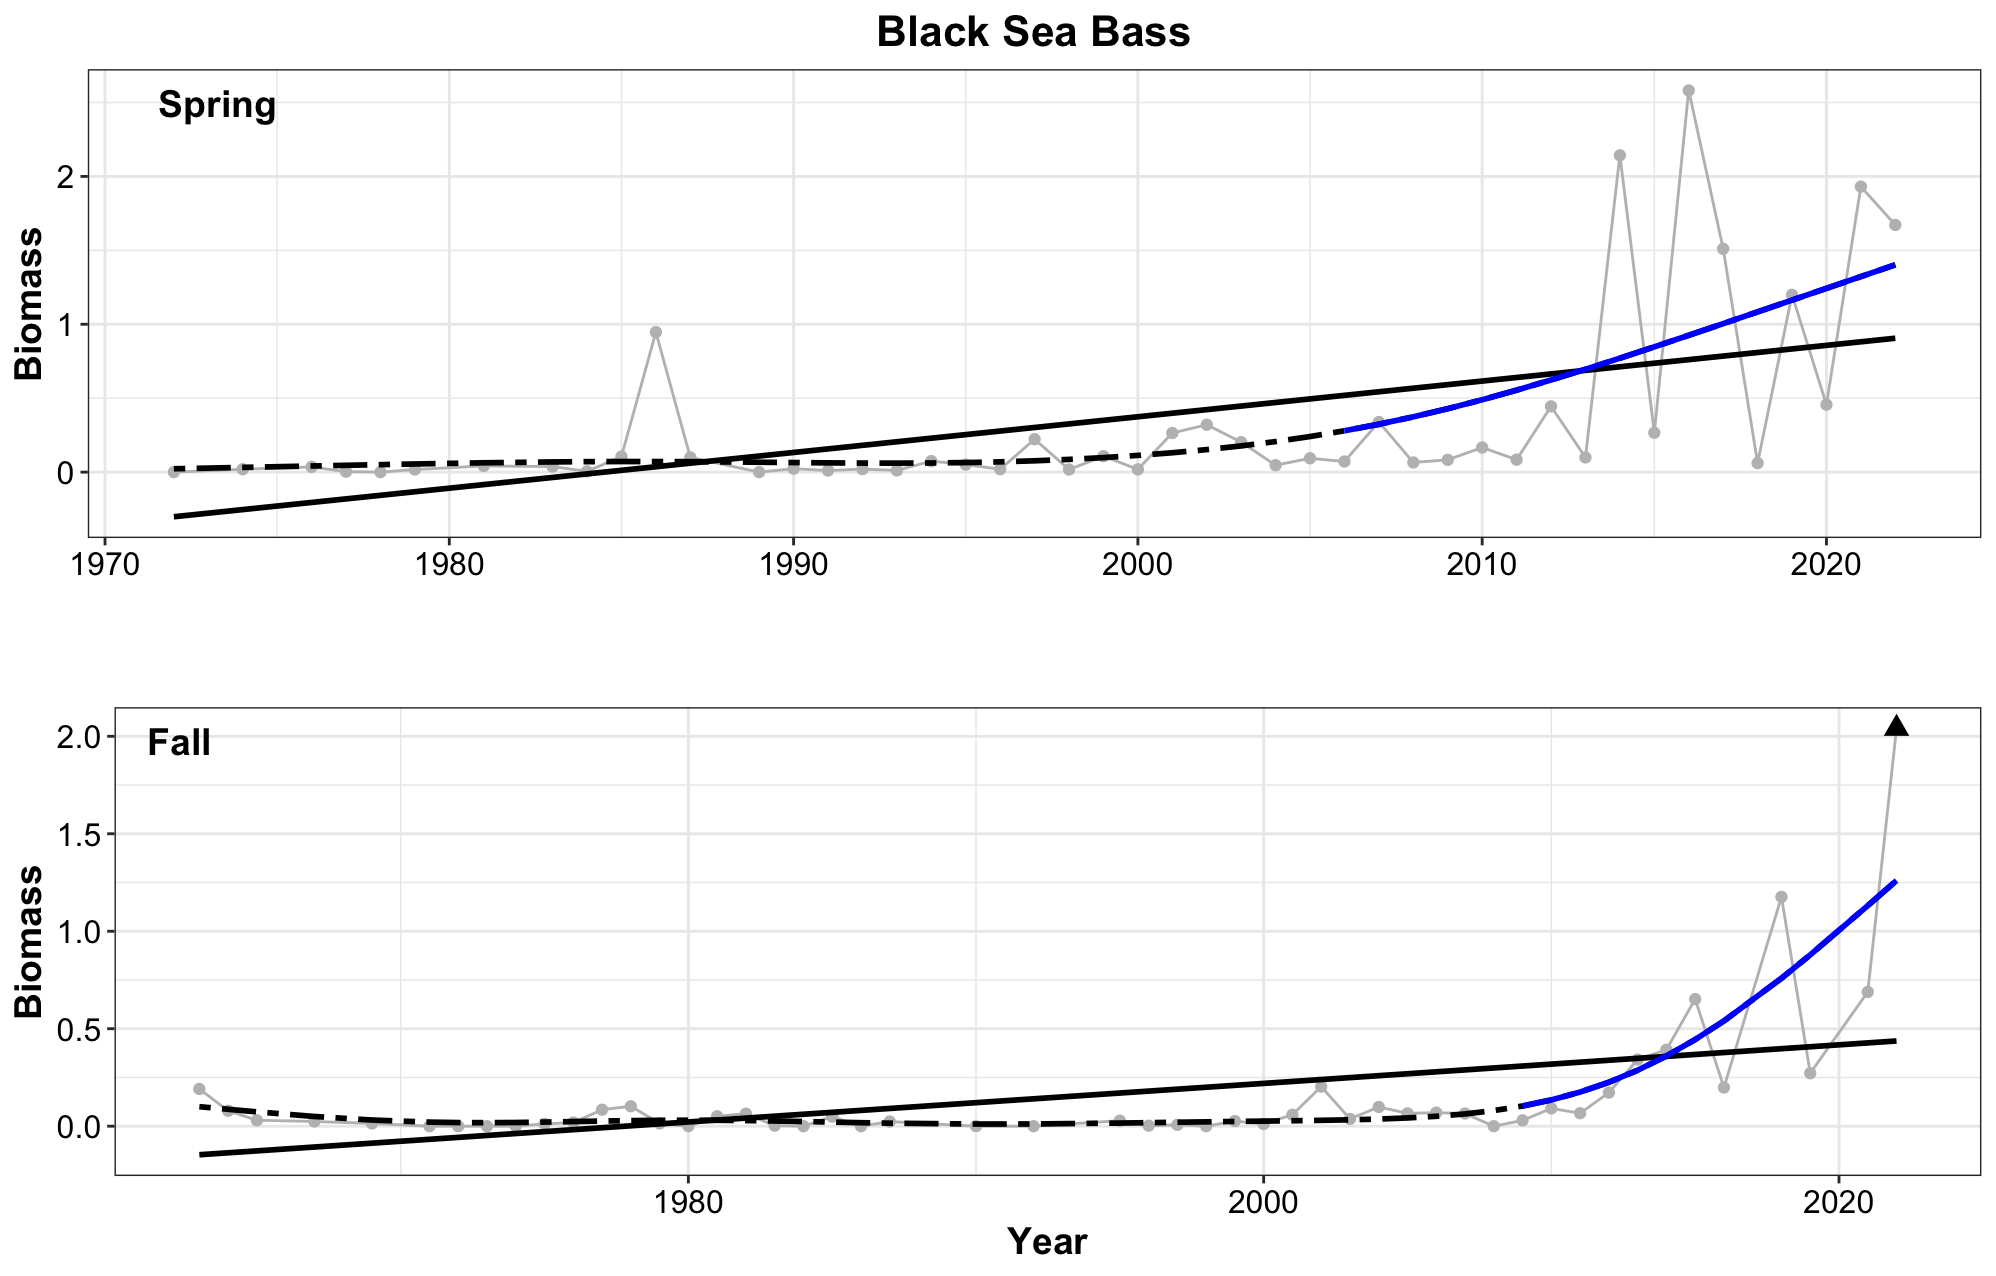

The R source for this figure:
## Figures for Black Sea Bass

## **Laura Gruenburg, lagruenburg@gmail.com**

#   **LAST UPDATED: September 29, 2023**

###load required functions
#  You will need to download the functions from here https://gist.github.com/gavinsimpson/e73f011fdaaab4bb5a30

setwd("~/Desktop/NYB Indicators/Deriv")
source("Deriv.R")
library(mgcv)
library(ggplot2)
#library(mgcViz)
library(ggpubr)

#######Load the datasets
setwd("~/Desktop/NYB Indicators/NYB_Indicators_Calculations/Final_Timeseries_Figures/Timeseries_Files_2023")
ds<-read.csv("bsb_spring_2023.csv", header = TRUE)

#calculate the 30th a and 70th percentiles for the short term column of the indicators report
qds = quantile(ds$strat.biomass, probs = c(.30, .70))

# find the last 5 years mean
mn_ds5 = mean(ds$strat.biomass[ds$YEAR >= 2019])
# what quintile the data is in
mn_ds5 >qds

# Creat a GAM - adjust k and remember to check model
mod<- gam(strat.biomass ~ s(YEAR, k=10), data = ds)
summary(mod) #check out model
gam.check(mod)

pdata <- with(ds, data.frame(YEAR = YEAR))
p2_mod <- predict(mod, newdata = pdata,  type = "terms", se.fit = TRUE)
intercept = 0.3476082    # look at p2_mod and extract the intercept
pdata <- transform(pdata, p2_mod = p2_mod$fit[,1], se2 = p2_mod$se.fit[,1])

#  Now that we have the model prediction, the next step is to calculate the first derivative
#  Then determine which increases and decreases are significant
Term = "YEAR"
mod.d <- Deriv(mod, n=46) # n is the number of YEARs
mod.dci <- confint(mod.d, term = Term)
mod.dsig <- signifD(pdata$p2_mod, d = mod.d[[Term]]$deriv,
                    +                    mod.dci[[Term]]$upper, mod.dci[[Term]]$lower)

# Take a quick look to make sure it appears ok before final plotting
plot(strat.biomass ~ YEAR, data = ds)
lines(strat.biomass ~ YEAR, data = ds)
lines(p2_mod+intercept ~ YEAR, data = pdata, type = "n")
lines(p2_mod+intercept ~ YEAR, data = pdata)
lines(unlist(mod.dsig$incr)+intercept ~ YEAR, data = pdata, col = "blue", lwd = 3)
lines(unlist(mod.dsig$decr)+intercept ~ YEAR, data = pdata, col = "red", lwd = 3)

linearMod<- lm(strat.biomass ~ YEAR, data=ds)
summary(linearMod)

p1 = ggplot() + 
  geom_line(data = ds, aes(x = YEAR, y = strat.biomass), color = 'grey') +
  geom_point(data = ds, aes(x = YEAR, y = strat.biomass), color = 'gray') + 
  #geom_point(data = ds[45:46, ], aes(x = YEAR, y = strat.biomass), shape = 17, size = 3) + 
  geom_smooth(data = ds, aes(x = YEAR, y = strat.biomass), method = lm, se = FALSE, color = 'black') + 
  geom_line(data=pdata, aes(x = YEAR, y = p2_mod+intercept), se = FALSE, color = 'black', linetype = 'twodash', size = 1) + 
  geom_line(data = pdata, aes(y = unlist(mod.dsig$incr)+intercept, x = YEAR), color = "blue", size = 1) + 
  geom_line(data = pdata, aes(y = unlist(mod.dsig$decr)+intercept, x = YEAR), color = 'red', size = 1) + 
  theme_bw() +
  labs (y = bquote("Biomass"), x = '', title = 'Black Sea Bass') + 
  theme(plot.title=element_text(size = 16,face = 'bold',hjust = 0.5), axis.title=element_text(size = 14, face = 'bold'), axis.text= element_text(color = 'black', size = 12))


ds2<-read.csv("bsb_fall_2023.csv", header = TRUE)


#calculate the 30th a and 70th percentiles for the short term column of the indicators report
qds2 = quantile(ds2$strat.biomass, probs = c(.30, .70))

# find the last 5 years mean
mn_ds25 = mean(ds2$strat.biomass[ds2$YEAR >= 2019])
# what quintile the data is in
mn_ds25 >qds2

# Creat a GAM - adjust k and remember to check model
mod2<- gam(strat.biomass ~ s(YEAR, k=10), data = ds2)
summary(mod2) #check out model
gam.check(mod2)

pdata2 <- with(ds2, data.frame(YEAR = YEAR))
p2_mod2 <- predict(mod2, newdata = pdata2,  type = "terms", se.fit = TRUE)
intercept2 = 0.1511274     # look at p2_mod and extract the intercept
pdata2 <- transform(pdata2, p2_mod2 = p2_mod2$fit[,1], se2 = p2_mod2$se.fit[,1])

#  Now that we have the model prediction, the next step is to calculate the first derivative
#  Then determine which increases and decreases are significant
Term = "YEAR"
mod2.d <- Deriv(mod2, n=50) # n is the number of YEARs
mod2.dci <- confint(mod2.d, term = Term)
mod2.dsig <- signifD(pdata2$p2_mod2, d = mod2.d[[Term]]$deriv,
                     +                    mod2.dci[[Term]]$upper, mod2.dci[[Term]]$lower)

# Take a quick look to make sure it appears ok before final plotting
plot(strat.biomass ~ YEAR, data = ds2)
lines(strat.biomass ~ YEAR, data = ds2)
lines(p2_mod2+intercept2 ~ YEAR, data = pdata2, type = "n")
lines(p2_mod2+intercept2 ~ YEAR, data = pdata2)
lines(unlist(mod2.dsig$incr)+intercept2 ~ YEAR, data = pdata2, col = "blue", lwd = 3)
lines(unlist(mod2.dsig$decr)+intercept2 ~ YEAR, data = pdata2, col = "red", lwd = 3)

linearmod2<- lm(strat.biomass ~ YEAR, data=ds2)
summary(linearmod2)

p2 = ggplot() + 
  geom_line(data = ds2, aes(x = YEAR, y = strat.biomass), color = 'grey') +
  geom_point(data = ds2, aes(x = YEAR, y = strat.biomass), color = 'gray') + 
  geom_point(data = ds2[50, ], aes(x = YEAR, y = strat.biomass), shape = 17, size = 3) + 
  geom_smooth(data = ds2, aes(x = YEAR, y = strat.biomass), method = lm, se = FALSE, color = 'black') + 
  geom_line(data=pdata2, aes(x = YEAR, y = p2_mod2+intercept2), se = FALSE, color = 'black', linetype = 'twodash', size = 1) + 
  geom_line(data = pdata2, aes(y = unlist(mod2.dsig$incr)+intercept2, x = YEAR), color = "blue", size = 1) + 
  geom_line(data = pdata2, aes(y = unlist(mod2.dsig$decr)+intercept2, x = YEAR), color = 'red', size = 1) + 
  theme_bw() +
  labs (y = bquote("Biomass"), x = 'Year', title = '') + 
  theme(plot.title=element_text(size = 16,face = 'bold',hjust = 0.5), axis.title=element_text(size = 14, face = 'bold'), axis.text= element_text(color = 'black', size = 12))


ggarrange(p1, p2, 
          labels = c("Spring", " Fall"),
          label.x = c(.05,.05),
          label.y = c(0.88,0.88),
          font.label = (face = 'Italic'),
          ncol = 1, nrow = 2)
